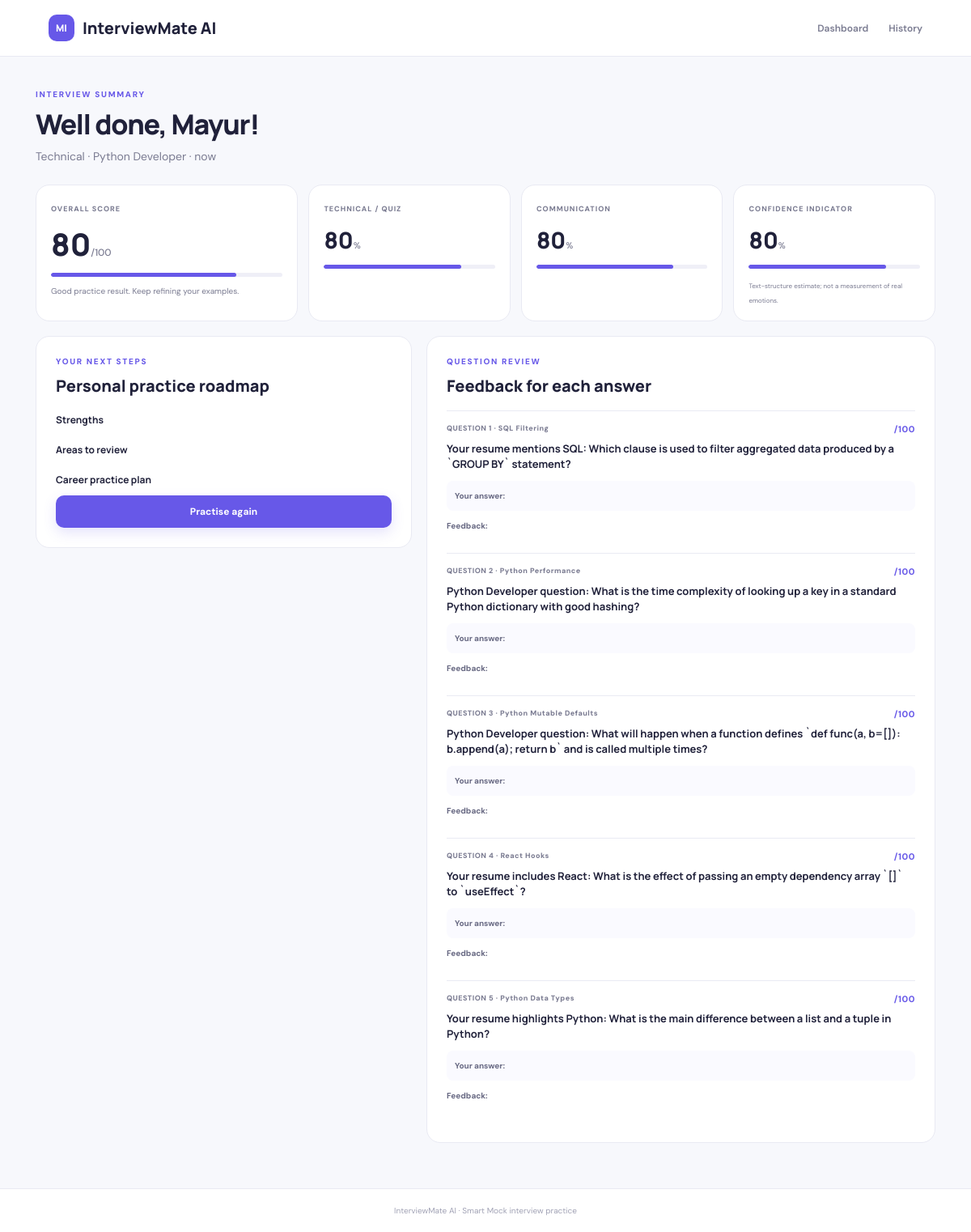
The page /result/1 on the database its author committed.
### tables this page shows
CREATE TABLE interviews (
        id INTEGER PRIMARY KEY AUTOINCREMENT,
        candidate TEXT NOT NULL,
        role TEXT NOT NULL,
        interview_type TEXT NOT NULL,
        difficulty TEXT NOT NULL,
        answer_mode TEXT NOT NULL,
        questions_count INTEGER NOT NULL,
        score INTEGER NOT NULL,
        technical_score INTEGER NOT NULL,
        communication_score INTEGER NOT NULL,
        confidence_score INTEGER NOT NULL,
        match_score INTEGER,
        strengths TEXT NOT NULL,
        weak_areas TEXT NOT NULL,
        roadmap TEXT NOT NULL,
        details_json TEXT NOT NULL,
        created_at TEXT NOT NULL
    );

### app.py (the view)
@app.route("/result/<int:interview_id>")
def result(interview_id):
    with sqlite3.connect(DB_PATH) as conn:
        conn.row_factory = sqlite3.Row
        record = conn.execute("SELECT * FROM interviews WHERE id = ?", (interview_id,)).fetchone()
    if record is None:
        abort(404)
    data = dict(record)
    data["details"] = json.loads(data.pop("details_json"))
    data["strengths_list"] = json.loads(data.pop("strengths"))
    data["weak_areas_list"] = json.loads(data.pop("weak_areas"))
    data["roadmap_list"] = json.loads(data.pop("roadmap"))
    return render_template("result.html", item=data)

### templates/result.html (shortened to what this page needs)
{% extends "base.html" %}
{% block content %}
<div class="result-head"><p class="eyebrow">INTERVIEW SUMMARY</p><h1>Well done, {{ item['candidate'] }}!</h1><p class="sub">{{ item['interview_type'] }} · {{ item['role'] }} · {{ item['created_at'] }}</p></div>
<section class="score-cards">
 <div class="panel overall-card"><small>OVERALL SCORE</small><div class="big-score">{{ item['score'] }}<span>/100</span></div><div class="score-track"><span style="width:{{ item['score'] }}%"></span></div><p>{% if item['score'] >= 75 %}Good practice result. Keep refining your examples.{% elif item['score'] >= 45 %}Good start. Review the feedback and try again.{% else %}Use the topic feedback as a study plan and practise again.{% endif %}</p></div>
 <div class="panel"><small>TECHNICAL / QUIZ</small><div class="metric">{{ item['technical_score'] }}<span>%</span></div><div class="tiny-track"><span style="width:{{ item['technical_score'] }}%"></span></div></div>
 <div class="panel"><small>COMMUNICATION</small><div class="metric">{{ item['communication_score'] }}<span>%</span></div><div class="tiny-track"><span style="width:{{ item['communication_score'] }}%"></span></div></div>
 <div class="panel"><small>CONFIDENCE INDICATOR</small><div class="metric">{{ item['confidence_score'] }}<span>%</span></div><div class="tiny-track"><span style="width:{{ item['confidence_score'] }}%"></span></div><small class="subtle">Text-structure estimate; not a measurement of real emotions.</small></div>
</section>
<section class="result-columns">
 <div class="panel"><p class="eyebrow">YOUR NEXT STEPS</p><h2>Personal practice roadmap</h2><h3>Strengths</h3><h3>Areas to review</h3><h3>Career practice plan</h3><a class="btn primary full" href="{{ url_for('index') }}">Practise again</a></div>
 <div class="panel"><p class="eyebrow">QUESTION REVIEW</p><h2>Feedback for each answer</h2>
 {% for d in item['details'] %}<article class="answer-review"><div class="review-top"><span>QUESTION {{ loop.index }} · {{ d['topic'] }}</span><b>/100</b></div><h3>{{ d['question'] }}</h3><p class="your-answer"><b>Your answer:</b> </p><p><b>Feedback:</b> </p></article>{% endfor %}
 </div>
</section>
{% endblock %}

### templates/base.html (shortened to what this page needs)
<!doctype html>
<html lang="en">
<head>
<link rel="stylesheet" href="{{ url_for('static', filename='style.css') }}">
</head>
<body>
<header class="topbar">
  <a class="brand" href="{{ url_for('index') }}"><span>MI</span> InterviewMate AI</a>
  <nav><a href="{{ url_for('index') }}">Dashboard</a><a href="{{ url_for('history') }}">History</a></nav>
</header>
<main class="wrap">{% block content %}{% endblock %}</main>
<footer>InterviewMate AI · Smart Mock interview practice</footer>
</body></html>

### static/style.css (style rules this page uses)
:root { --ink:#20213a;--muted:#7a7b91;--purple:#6758e8;--pale:#f0eeff;--line:#e9eaf3;--bg:#f7f8fc;--mint:#e6f8f0 }
* { box-sizing:border-box }
body { margin:0;background:var(--bg);color:var(--ink);font:14px 'DM Sans',sans-serif }
.topbar { height:70px;background:#fff;border-bottom:1px solid var(--line);display:flex;align-items:center;justify-content:space-between;padding:0 max(5%,calc((100vw - 1160px)/2)) }
.brand { font:800 20px Manrope;text-decoration:none;color:var(--ink);display:flex;align-items:center;gap:10px }
.brand span { background:var(--purple);color:white;border-radius:10px;padding:8px 9px;font-size:12px }
.topbar nav { display:flex;gap:25px }
.topbar nav a { color:var(--muted);text-decoration:none;font-weight:600;font-size:12px }
.wrap { max-width:1160px;margin:auto;padding:32px 24px 56px }
footer { text-align:center;background:white;border-top:1px solid var(--line);padding:20px;color:#a1a2b5;font-size:10px }
.eyebrow { font-size:10px;letter-spacing:1.7px;font-weight:800;color:var(--purple);margin:0 0 10px }
.hero h1,.interview-head h1,.result-head h1 { font:800 clamp(28px,3.4vw,40px)/1.2 Manrope;letter-spacing:-1.2px;margin:0 0 12px }
.sub { line-height:1.7;color:var(--muted);margin:0 0 20px;max-width:600px }
.btn { display:inline-flex;align-items:center;justify-content:center;gap:10px;border:0;border-radius:10px;padding:12px 16px;cursor:pointer;text-decoration:none;font:700 12px 'DM Sans';transition:.2s }
.primary { background:var(--purple);color:white;box-shadow:0 6px 16px #6758e82b }
.full { width:100% }
.stats small,.overall-card>small,.score-cards .panel>small { font-size:9px;color:var(--muted);font-weight:800;letter-spacing:1px }
.panel { background:white;border:1px solid var(--line);border-radius:17px;padding:24px }
.panel-title h2,.right-col h2,.history-chart h2,.result-columns h2 { font:800 20px Manrope;margin:0 }
.result-head { padding:8px 0 22px }
.result-head h1 { font-size:34px;margin-bottom:8px }
.result-head .sub { margin-bottom:0 }
.score-cards { display:grid;grid-template-columns:1.3fr 1fr 1fr 1fr;gap:13px;margin-bottom:18px }
.score-cards .panel { padding:18px }
.overall-card .big-score { font:800 38px Manrope;margin:10px 0 }
.big-score span { font:500 12px 'DM Sans';color:var(--muted) }
.overall-card p { font-size:10px;color:var(--muted);line-height:1.6 }
.score-track,.tiny-track { height:5px;background:#efeff7;border-radius:8px;overflow:hidden }
.score-track span,.tiny-track span { display:block;height:100%;background:var(--purple);border-radius:8px }
.metric { font:800 28px Manrope;margin:12px 0 }
.metric span { font:500 11px 'DM Sans';color:var(--muted) }
.tiny-track { margin-bottom:10px }
.subtle { font-size:8px!important;line-height:1.4;letter-spacing:0!important;font-weight:400!important }
.result-columns { display:grid;grid-template-columns:.85fr 1.15fr;gap:18px;align-items:start }
.result-columns h2 { margin-bottom:17px }
.result-columns h3 { font:700 12px Manrope;margin:20px 0 8px }
.answer-review { border-top:1px solid var(--line);padding:15px 0 }
.review-top { display:flex;justify-content:space-between;color:var(--muted);font-size:9px;letter-spacing:.5px;font-weight:800 }
.review-top b { color:var(--purple);font-size:11px }
.answer-review h3 { font:700 13px/1.5 Manrope;margin:8px 0 }
.answer-review p { font-size:10px;line-height:1.7;color:#676882;overflow-wrap:anywhere }
.your-answer { background:#fafaff;border-radius:8px;padding:10px }

### rows shown on the page
interviews: candidate "Mayur", interview_type "Technical", role "Python Developer", created_at "now", score "80", technical_score "80", communication_score "80", confidence_score "80"

### other values the page prints
{{ d['topic'] }} "SQL Filtering" "Python Performance" "Python Mutable Defaults" "React Hooks" "Python Data Types"
{{ d['question'] }} "Your resume mentions SQL: Which clause is used to filter aggregated data produced by a `GROUP BY` statement?" "Python Developer question: What is the time complexity of looking up a key in a standard Python dictionary with good hashing?" "Python Developer question: What will happen when a function defines `def func(a, b=[]): b.append(a); return b` and is called multiple times?" "Your resume includes React: What is the effect of passing an empty dependency array `[]` to `useEffect`?" "Your resume highlights Python: What is the main difference between a list and a tuple in Python?"
